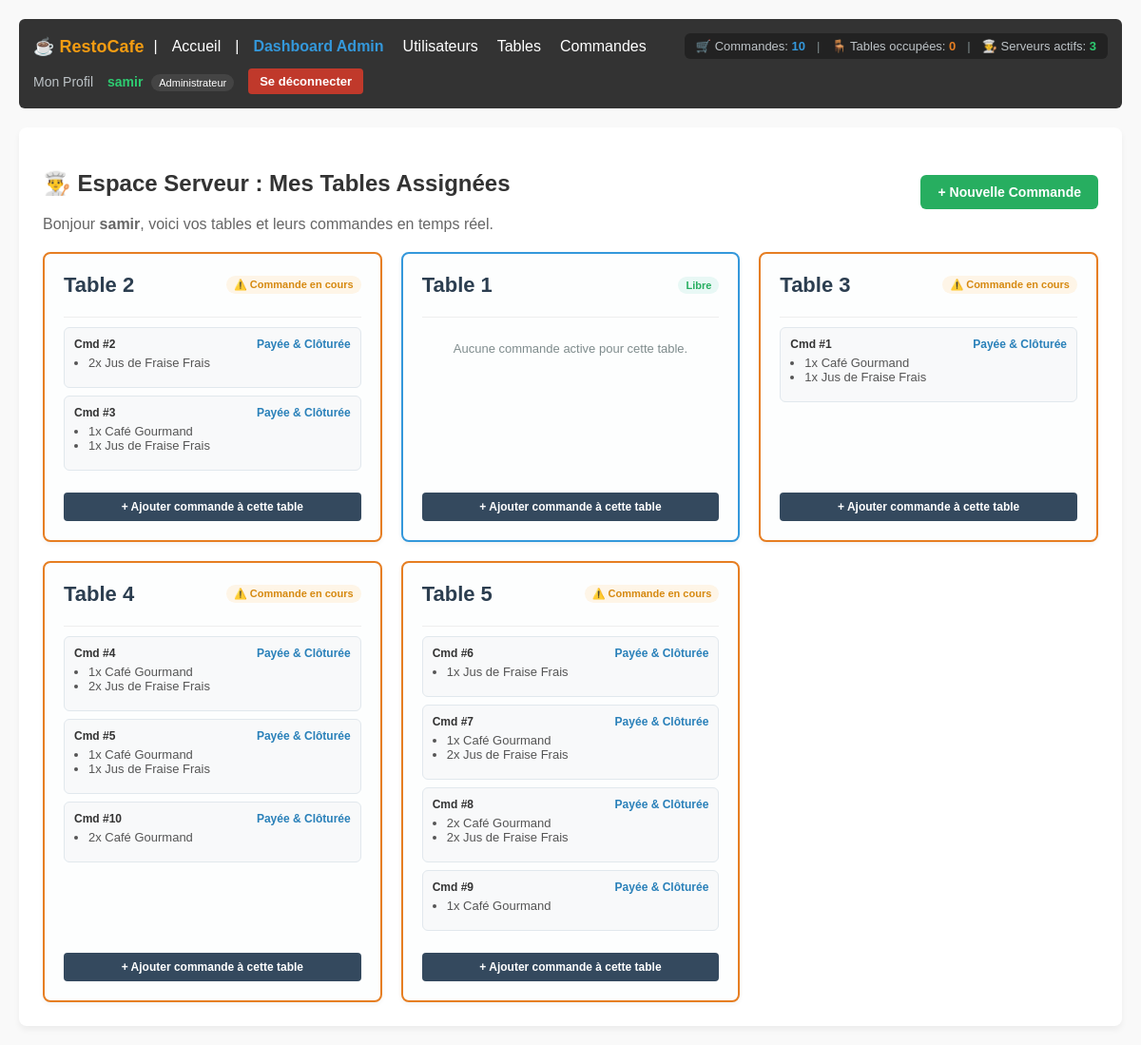
Screenshot of /tables/dashboard/ (signed in) with the database file from the repository.
### accounts/models.py (models this page shows, shortened)
class User(AbstractUser):
  ROLE_CHOICES = (
      ('admin', 'Administrateur'),
      ('serveur', 'Serveur'),
      ('cuisine', 'Cuisinier'),
  )
  role = models.CharField(
      max_length=20, choices=ROLE_CHOICES, default='serveur'
  )
  tel = models.CharField(max_length=20, blank=True, null=True)
  photo = models.ImageField(upload_to='profils/', blank=True, null=True)

### tables/models.py (models this page shows, shortened)
class Table(models.Model):
  numero = models.IntegerField(unique=True)
  serveur = models.ForeignKey(
      settings.AUTH_USER_MODEL,
      on_delete=models.SET_NULL,
      null=True,
      blank=True,
      limit_choices_to={'role': 'serveur'},
      related_name='tables',
  )
  token_qr = models.UUIDField(default=uuid.uuid4, editable=False, unique=True)
  is_active = models.BooleanField(default=True)

### commandes/models.py (models this page shows, shortened)
class Commande(models.Model):
    STATUT_CHOICES = (
        ('en_attente', 'En attente (Confirmée par serveur)'),
        ('en_preparation', 'En préparation (Cuisine)'),
        ('prete', 'Prête à servir'),
        ('servie', 'Servie à la table'),
        ('annulee', 'Annulée'),
        ('payee', 'Payée & Clôturée'),
    )
    table = models.ForeignKey(
        Table, on_delete=models.CASCADE, related_name='commandes'
    )
    serveur = models.ForeignKey(
        settings.AUTH_USER_MODEL,
        on_delete=models.SET_NULL,
        null=True,
        blank=True,
        related_name='commandes_gerees',
    )
    statut = models.CharField(
        max_length=20, choices=STATUT_CHOICES, default='en_attente'
    )
    date_creation = models.DateTimeField(auto_now_add=True)

class LigneCommande(models.Model):
    commande = models.ForeignKey(
        Commande, on_delete=models.CASCADE, related_name='lignes'
    )
    plat = models.ForeignKey(Plat, on_delete=models.CASCADE)
    quantite = models.PositiveIntegerField(default=1)

### menu/models.py (models this page shows, shortened)
class Plat(models.Model):
    categorie = models.ForeignKey(
        Categorie, on_delete=models.CASCADE, related_name='plats'
    )
    nom = models.CharField(max_length=150)
    description = models.TextField(blank=True, null=True)
    prix = models.DecimalField(max_digits=6, decimal_places=2)
    disponible_du_jour = models.BooleanField(default=True)
    is_active = models.BooleanField(default=True)
    image = models.ImageField(upload_to='plats/', blank=True, null=True)

### tables/views.py (the view)
# urls.py: path('dashboard/', serveur_dashboard, name='serveur_dashboard'),
@login_required
def serveur_dashboard(request):
    if request.user.role != 'serveur' and request.user.role != 'admin':
        return redirect('accounts:home')
    if request.user.role == 'serveur':
        tables = Table.objects.filter(serveur=request.user, is_active=True)
        commandes = Commande.objects.filter(
            table__in=tables).order_by('-date_creation')
    else:
        tables = Table.objects.all()
        commandes = Commande.objects.all().order_by('-date_creation')
    return render(request, 'tables/serveur_dashboard.html', {
        'tables': tables,
        'commandes': commandes
    })

### accounts/context_processors.py (called while the page is built)
def restaurant_stats(request):
    if not request.user.is_authenticated:
        return {}
    total_commandes = Commande.objects.count()
    tables_occupees = Table.objects.filter(
        commandes__statut__in=['en_attente', 'en_preparation', 'prete']
    ).distinct().count()
    serveurs_actifs = User.objects.filter(
        role='serveur',
        commandes_gerees__isnull=False
    ).distinct().count()
    serveurs_stats = User.objects.filter(role='serveur').prefetch_related('commandes_gerees')
    return {
        'stat_commandes': total_commandes,
        'stat_tables_occupees': tables_occupees,
        'stat_serveurs': serveurs_actifs,
        'serveurs_stats': serveurs_stats,
    }

### tables/templates/tables/serveur_dashboard.html (shortened to what this page needs)
{% extends 'base.html' %}
{% block content %}
    <div style="display: flex; justify-content: space-between; align-items: center; margin-bottom: 20px; flex-wrap: wrap; gap: 15px;">
        <div>
            <h2>👨‍🍳 Espace Serveur : Mes Tables Assignées</h2>
            <p style="color: #666; margin: 5px 0 0 0;">Bonjour <strong>{{ user.username }}</strong>, voici vos tables et leurs commandes en temps réel.</p>
        </div>
        <div>
            <a href="{% url 'commandes:commande_add' %}" style="padding: 10px 18px; background: #27ae60; color: white; text-decoration: none; border-radius: 6px; font-weight: 600; font-size: 14px;">+ Nouvelle Commande</a>
        </div>
    </div>
    <div style="display: grid; grid-template-columns: repeat(auto-fill, minmax(300px, 1fr)); gap: 20px; margin-top: 20px;">
        {% for t in tables %}
            <div style="background: #fdfefe; border: 2px solid {% if t.commandes.all %}#e67e22{% else %}#3498db{% endif %}; border-radius: 8px; padding: 20px; display: flex; flex-direction: column; box-shadow: 0 2px 5px rgba(0,0,0,0.05);">
                <div style="display: flex; justify-content: space-between; align-items: center; margin-bottom: 10px;">
                    <h3 style="margin: 0; color: #2c3e50; font-size: 22px;">Table {{ t.numero }}</h3>
                    {% if t.commandes.all %}
                        <span style="background: #fef5e7; color: #d68910; padding: 3px 8px; border-radius: 12px; font-size: 11px; font-weight: bold;">⚠️ Commande en cours</span>
                    {% else %}
                        <span style="background: #e8f8f5; color: #27ae60; padding: 3px 8px; border-radius: 12px; font-size: 11px; font-weight: bold;">Libre</span>
                    {% endif %}
                </div>
                <hr style="border: 0; border-top: 1px solid #eee; margin: 10px 0;">
                <div style="flex-grow: 1; margin-bottom: 15px;">
                    {% for cmd in t.commandes.all %}
                        {% if cmd.statut != 'servie' and cmd.statut != 'annulee' %}
                            <div style="background: #f8f9fa; border: 1px solid #e1e8ed; border-radius: 6px; padding: 10px; margin-bottom: 8px;">
                                <div style="display: flex; justify-content: space-between; font-size: 12px; margin-bottom: 5px;">
                                    <strong>Cmd #{{ cmd.pk }}</strong>
                                    <span style="color: #2980b9; font-weight: bold;">{{ cmd.get_statut_display }}</span>
                                </div>
                                <ul style="margin: 0; padding-left: 15px; font-size: 13px; color: #555;">
                                    {% for ligne in cmd.lignes.all %}
                                        <li>{{ ligne.quantite }}x {{ ligne.plat.nom }}</li>
                                    {% endfor %}
                                </ul>
                            </div>
                        {% endif %}
                    {% empty %}
                        <p style="font-size: 13px; color: #7f8c8d; text-align: center; margin: 15px 0;">Aucune commande active pour cette table.</p>
                    {% endfor %}
                </div>
                <div style="margin-top: auto; text-align: center;">
                    <a href="{% url 'commandes:commande_add' %}" style="display: block; width: 100%; padding: 8px; background: #34495e; color: white; text-decoration: none; border-radius: 4px; font-size: 12px; font-weight: bold; box-sizing: border-box;">
                        + Ajouter commande à cette table
                    </a>
                </div>
            </div>
        {% empty %}
            <p style="grid-column: 1 / -1; text-align: center; color: #7f8c8d; padding: 40px;">Aucune table ne vous est assignée pour le moment.</p>
        {% endfor %}
    </div>
{% endblock %}

### templates/navbar.html (shortened to what this page needs)
<nav style="background: #333; color: #fff; padding: 15px; margin-bottom: 20px; border-radius: 6px; display: flex; justify-content: space-between; align-items: center; flex-wrap: wrap; gap: 10px;">
    <div style="display: flex; align-items: center; gap: 10px; flex-wrap: wrap;">
        <strong style="font-size: 18px; color: #f39c12;">☕ RestoCafe</strong> |
        <a href="{% url 'accounts:home' %}" style="color: #fff; text-decoration: none; margin: 0 5px;">Accueil</a>
        {% if user.is_authenticated %}
            |
            {% if user.role == 'admin' or user.is_superuser %}
                <a href="{% url 'accounts:admin_dashboard' %}" style="color: #3498db; text-decoration: none; margin: 0 5px; font-weight: bold;">Dashboard Admin</a>
                <a href="{% url 'accounts:user_list' %}" style="color: #fff; text-decoration: none; margin: 0 5px;">Utilisateurs</a>
                <a href="{% url 'tables:table_list' %}" style="color: #fff; text-decoration: none; margin: 0 5px;">Tables</a>
                <a href="{% url 'commandes:commande_list' %}" style="color: #fff; text-decoration: none; margin: 0 5px;">Commandes</a>
            {% elif user.role == 'cuisine' %}
                <a href="{% url 'commandes:cuisine_dashboard' %}" style="color: #f39c12; text-decoration: none; margin: 0 5px; font-weight: bold;">Dashboard Cuisine</a>
            {% endif %}
        {% endif %}
    </div>
    {% if user.is_authenticated %}
        <div style="display: flex; align-items: center; gap: 12px; background: #222; padding: 6px 12px; border-radius: 6px; font-size: 13px;">
            <span style="color: #bdc3c7;" title="Commandes totales">
                🛒 Commandes: <strong style="color: #3498db;">{{ stat_commandes|default:0 }}</strong>
            </span>
            <span style="color: #7f8c8d;">|</span>
            <span style="color: #bdc3c7;" title="Tables occupées">
                🪑 Tables occupées: <strong style="color: #e67e22;">{{ stat_tables_occupees|default:0 }}</strong>
            </span>
            <span style="color: #7f8c8d;">|</span>
            <span style="color: #bdc3c7;" title="Serveurs actifs">
                👨‍🍳 Serveurs actifs: <strong style="color: #2ecc71;">{{ stat_serveurs|default:0 }}</strong>
            </span>
        </div>
    {% endif %}
    <div style="display: flex; align-items: center; gap: 15px;">
        {% if user.is_authenticated %}
            <a href="{% url 'accounts:profile' %}" style="color: #bdc3c7; text-decoration: none; font-size: 14px;">Mon Profil</a>
            <span style="color: #2ecc71; font-size: 14px;">
                <strong>{{ user.username }}</strong>
                <span style="background: #444; color: #fff; padding: 3px 8px; border-radius: 10px; font-size: 11px; margin-left: 5px;">{{ user.get_role_display|default:user.role }}</span>
            </span>
            <form action="{% url 'accounts:logout' %}" method="post" style="display: inline; margin: 0;">
                <button type="submit" style="background: #c0392b; color: white; border: none; padding: 6px 12px; border-radius: 4px; cursor: pointer; font-size: 13px; font-weight: bold;">Se déconnecter</button>
            </form>
        {% else %}
            <span style="color: #e74c3c; font-size: 14px;">Non connecté</span>
            <a href="{% url 'accounts:login' %}" style="color: #fff; text-decoration: none; padding: 6px 12px; background: #2980b9; border-radius: 4px; font-size: 13px; font-weight: bold;">Connexion</a>
        {% endif %}
    </div>
</nav>

### templates/base.html (style rules this page uses)
body { font-family: Arial, sans-serif; margin: 0; padding: 20px; background-color: #f9f9f9; color: #333; }

### rows the page displays
User: username "samir", role "Administrateur"
Table: numero "2", shows "⚠️ Commande en cours"
Commande: pk "2", statut "Payée & Clôturée"
LigneCommande: quantite "2", plat.nom "Jus de Fraise Frais"
Commande: pk "3", statut "Payée & Clôturée"
LigneCommande: quantite "1", plat.nom "Café Gourmand"
LigneCommande: quantite "1", plat.nom "Jus de Fraise Frais"
Table: numero "1", shows "Libre"
Table: numero "3", shows "⚠️ Commande en cours"
Commande: pk "1", statut "Payée & Clôturée"
LigneCommande: quantite "1", plat.nom "Café Gourmand"
LigneCommande: quantite "1", plat.nom "Jus de Fraise Frais"
Table: numero "4", shows "⚠️ Commande en cours"
Commande: pk "4", statut "Payée & Clôturée"
LigneCommande: quantite "1", plat.nom "Café Gourmand"
LigneCommande: quantite "2", plat.nom "Jus de Fraise Frais"
Commande: pk "5", statut "Payée & Clôturée"
LigneCommande: quantite "1", plat.nom "Café Gourmand"
LigneCommande: quantite "1", plat.nom "Jus de Fraise Frais"
Commande: pk "10", statut "Payée & Clôturée"
LigneCommande: quantite "2", plat.nom "Café Gourmand"
Table: numero "5", shows "⚠️ Commande en cours"
Commande: pk "6", statut "Payée & Clôturée"
LigneCommande: quantite "1", plat.nom "Jus de Fraise Frais"
Commande: pk "7", statut "Payée & Clôturée"
LigneCommande: quantite "1", plat.nom "Café Gourmand"
LigneCommande: quantite "2", plat.nom "Jus de Fraise Frais"
Commande: pk "8", statut "Payée & Clôturée"
LigneCommande: quantite "2", plat.nom "Café Gourmand"
LigneCommande: quantite "2", plat.nom "Jus de Fraise Frais"
Commande: pk "9", statut "Payée & Clôturée"
LigneCommande: quantite "1", plat.nom "Café Gourmand"

### other values shown
{{ stat_commandes|default:0 }} "10"
{{ stat_tables_occupees|default:0 }} "0"
{{ stat_serveurs|default:0 }} "3"
